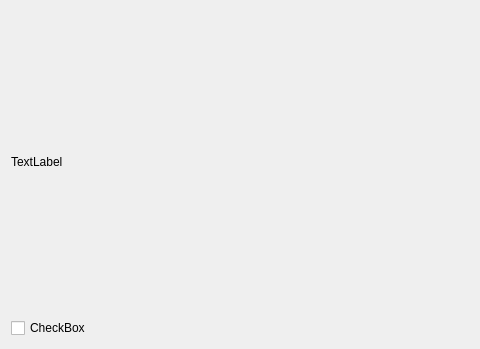
<?xml version="1.0" encoding="UTF-8"?>
<ui version="4.0">
 <class>Preview</class>
 <widget class="QWidget" name="Preview">
  <property name="geometry">
   <rect>
    <x>0</x>
    <y>0</y>
    <width>480</width>
    <height>349</height>
   </rect>
  </property>
  <property name="sizePolicy">
   <sizepolicy hsizetype="Preferred" vsizetype="Expanding">
    <horstretch>0</horstretch>
    <verstretch>0</verstretch>
   </sizepolicy>
  </property>
  <property name="windowTitle">
   <string>Form</string>
  </property>
  <layout class="QVBoxLayout" name="verticalLayout">
   <item>
    <spacer name="verticalSpacer_2">
     <property name="orientation">
      <enum>Qt::Orientation::Vertical</enum>
     </property>
     <property name="sizeHint" stdset="0">
      <size>
       <width>20</width>
       <height>40</height>
      </size>
     </property>
    </spacer>
   </item>
   <item>
    <widget class="ROISelectorLabel" name="label">
     <property name="sizePolicy">
      <sizepolicy hsizetype="Preferred" vsizetype="Fixed">
       <horstretch>0</horstretch>
       <verstretch>0</verstretch>
      </sizepolicy>
     </property>
     <property name="text">
      <string>TextLabel</string>
     </property>
    </widget>
   </item>
   <item>
    <spacer name="verticalSpacer">
     <property name="orientation">
      <enum>Qt::Orientation::Vertical</enum>
     </property>
     <property name="sizeHint" stdset="0">
      <size>
       <width>20</width>
       <height>40</height>
      </size>
     </property>
    </spacer>
   </item>
   <item>
    <widget class="QCheckBox" name="checkBox">
     <property name="text">
      <string>CheckBox</string>
     </property>
    </widget>
   </item>
  </layout>
 </widget>
 <customwidgets>
  <customwidget>
   <class>ROISelectorLabel</class>
   <extends>QLabel</extends>
   <header location="global">roiselectorlabel.h</header>
  </customwidget>
 </customwidgets>
 <resources/>
 <connections/>
</ui>
